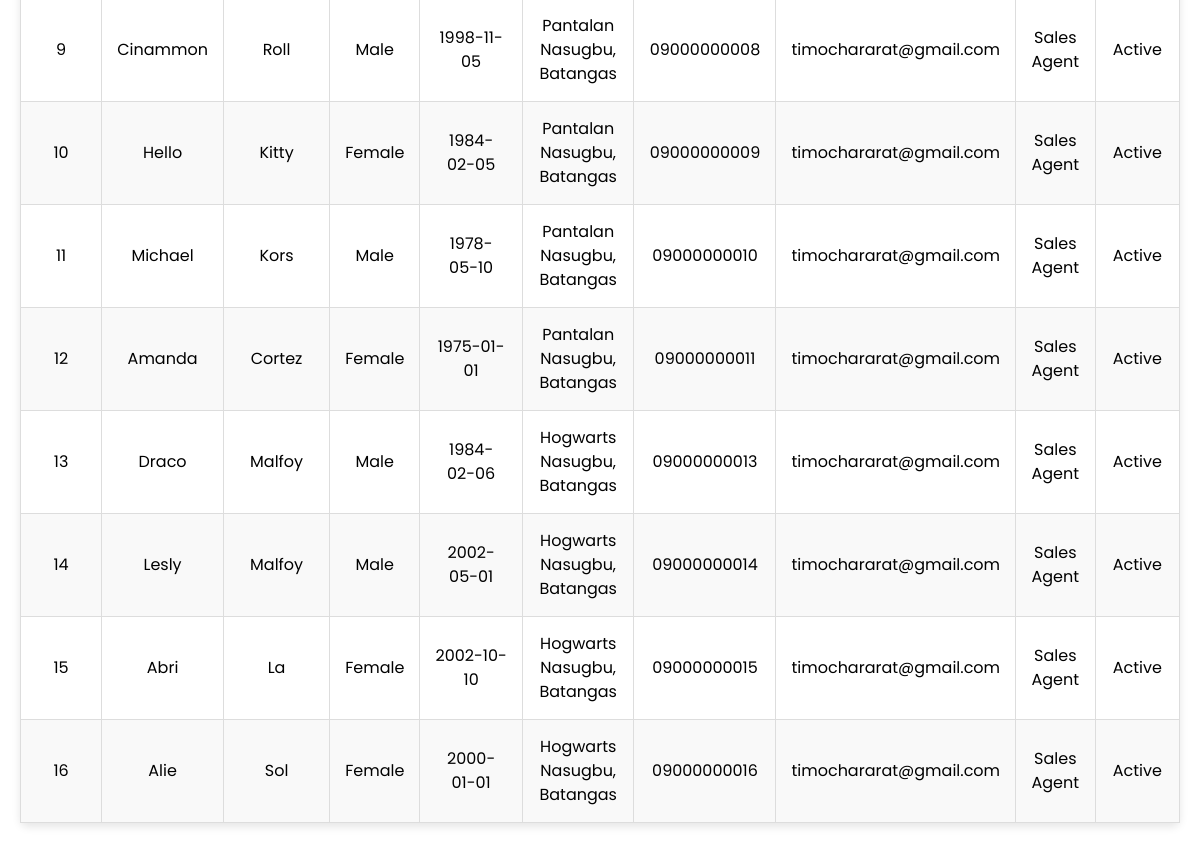
The page /admin_agentInfo.php (lower part) on the database as committed earlier.
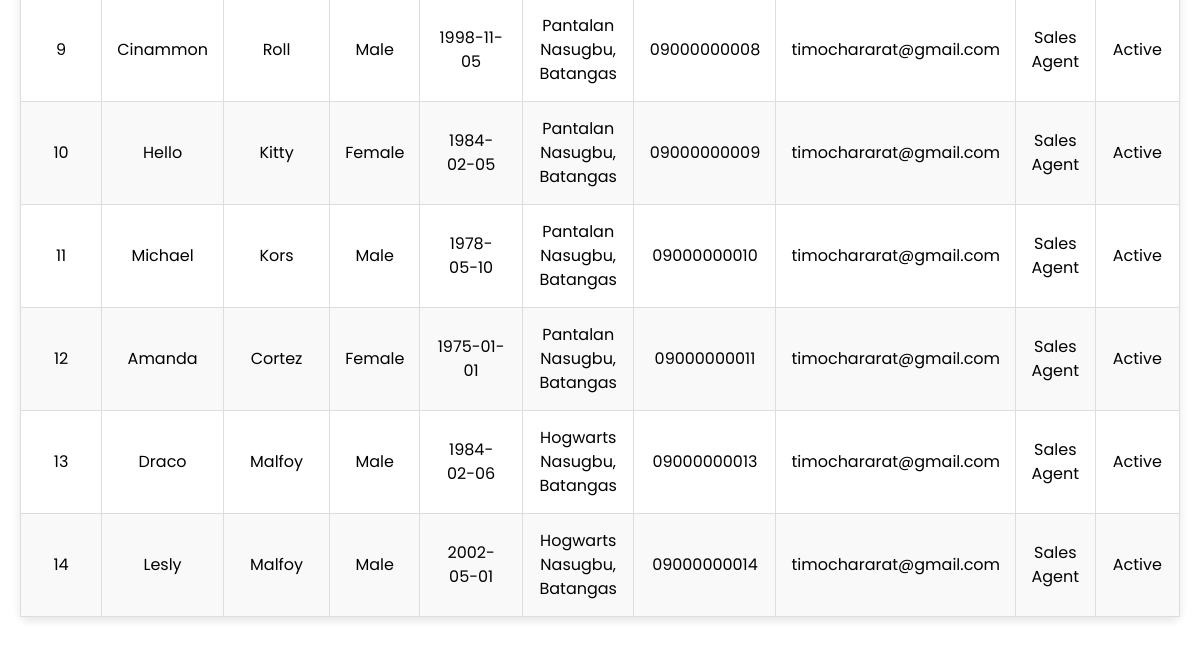
The same page on the database as committed later.
### tables this page shows
CREATE TABLE `agents` (
  `agent_id` int(11) NOT NULL,
  `agent_user` varchar(255) GENERATED ALWAYS AS (concat('AGT-',`agent_fname`)) STORED,
  `agent_fname` varchar(100) NOT NULL,
  `agent_mname` varchar(100) DEFAULT NULL,
  `agent_lname` varchar(100) NOT NULL,
  `agent_sex` enum('Male','Female','Other') NOT NULL,
  `agent_age` int(11) DEFAULT NULL CHECK (`agent_age` >= 18 and `agent_age` <= 100),
  `agent_birthdate` date NOT NULL,
  `agent_contact` varchar(15) NOT NULL,
  `agent_address` text NOT NULL,
  `agent_email` varchar(255) NOT NULL,
  `agent_validID` enum('Driver''s License','Passport','National ID') NOT NULL,
  `id_front_image` longblob DEFAULT NULL,
  `id_back_image` longblob DEFAULT NULL,
  `role` varchar(50) DEFAULT 'Sales Agent',
  `agent_status` enum('Active','Inactive') DEFAULT 'Active',
  `agent_creationDate` timestamp NOT NULL DEFAULT current_timestamp()
);

### admin_agentInfo.php (the view, shortened to what this page needs)
<?php
include 'database/db_connect.php';
$search = isset($_GET['search']) ? $_GET['search'] : '';
$query = "SELECT * FROM agents WHERE agent_fname LIKE :search OR agent_lname LIKE :search OR agent_id LIKE :search OR agent_user LIKE :search";
$stmt = $pdo->prepare($query);
$searchTerm = '%' . $search . '%';
$stmt->bindParam(':search', $searchTerm, PDO::PARAM_STR);
try {
    $stmt->execute();
    $agents = $stmt->fetchAll(PDO::FETCH_ASSOC);
} catch (PDOException $e) {
    die("Error fetching data: " . $e->getMessage());
}
?>
<!DOCTYPE html>
<html lang="en">
<head>
    <link href="assets/vendor/aos/aos.css" rel="stylesheet">
    <link href="assets/vendor/bootstrap/css/bootstrap.min.css" rel="stylesheet">
    <link href="assets/vendor/bootstrap-icons/bootstrap-icons.css" rel="stylesheet">
    <link href="assets/vendor/boxicons/css/boxicons.min.css" rel="stylesheet">
    <link href="assets/vendor/glightbox/css/glightbox.min.css" rel="stylesheet">
    <link href="assets/vendor/remixicon/remixicon.css" rel="stylesheet">
    <link href="assets/vendor/swiper/swiper-bundle.min.css" rel="stylesheet">
    <link href="assets/css/admin.css" rel="stylesheet">
</head>
<body>
    <main id="main">
        <form action="#" method="post">
            <section>
                <?php if ($agents): ?>
                    <table class="table">
                        <?php foreach ($agents as $row): ?>
                        <tr>
                            <td><?= htmlspecialchars($row['agent_id']); ?></td>
                            <td><?= htmlspecialchars($row['agent_fname']); ?></td>
                            <td><?= htmlspecialchars($row['agent_lname']); ?></td>
                            <td><?= htmlspecialchars($row['agent_sex']); ?></td>
                            <td><?= htmlspecialchars($row['agent_birthdate']); ?></td>
                            <td><?= htmlspecialchars($row['agent_address']); ?></td>
                            <td><?= htmlspecialchars($row['agent_contact']); ?></td>
                            <td><?= htmlspecialchars($row['agent_email']); ?></td>
                            <td><?= htmlspecialchars($row['role']); ?></td>
                            <td><?= htmlspecialchars($row['agent_status']); ?></td>
                        </tr>
                        <?php endforeach; ?>
                    </table>
                <?php endif; ?>
            </section>
        </form>
    </main>
</body>
</html>

Rows that differ between the two databases and show on the page:
removed agents: agent_id "15", agent_fname "Abri", agent_lname "La", agent_sex "Female", agent_birthdate "2002-10-10", agent_address "Hogwarts Nasugbu, Batangas", agent_contact "09000000015", agent_email "timochararat@gmail.com", role "Sales Agent", agent_status "Active"
removed agents: agent_id "16", agent_fname "Alie", agent_lname "Sol", agent_sex "Female", agent_birthdate "2000-01-01", agent_address "Hogwarts Nasugbu, Batangas", agent_contact "09000000016", agent_email "timochararat@gmail.com", role "Sales Agent", agent_status "Active"
